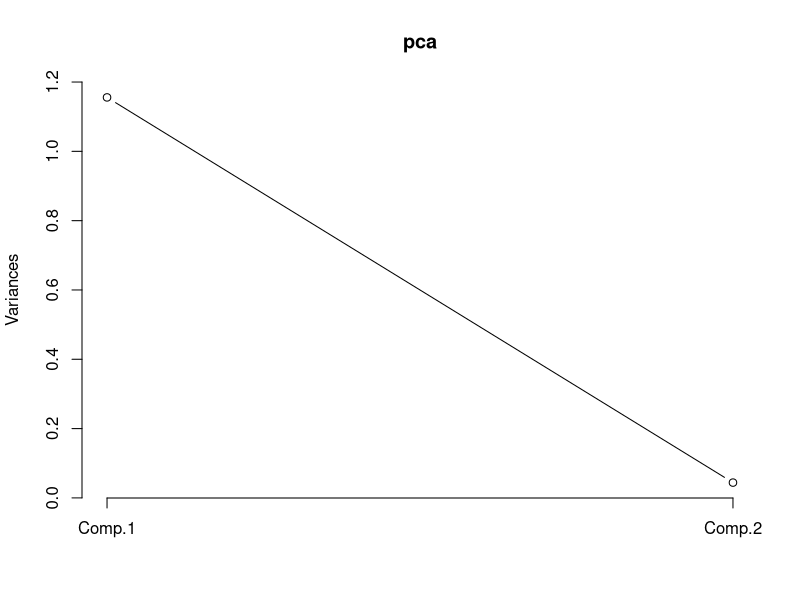

The R source for this figure:
#######################################################################################
#
#  This script demonstrates how principal components are generated
#
#######################################################################################

# Build initial dataset
x1 <- c(2.5, 0.5, 2.2, 1.9, 3.1, 2.3, 2, 1, 1.5, 1.1)
x2 <- c(2.4, 0.7, 2.9, 2.2, 3, 2.7, 1.6, 1.1, 1.6, 0.9)
df = data.frame(x1, x2)
df

# Create the variance/covariance matrix
covar <- cov(df)
covar

# Calculate eigenvalues and eigenvectors
e <- eigen(covar)
e

trace = sum(e$values)
for(i in 1:NROW(e$values))
{
  print(paste("Eigenvalue ", i, " accounts for ", round((e$values[i]/trace)*100, digits = 2), "% of the variation"))
}

# Retain the first principal component and calculate its values
x1bar <- mean(df$x1)
x2bar <- mean(df$x2)
df$x1minusx1bar <- df$x1-x1bar
df$x2minusx2bar <- df$x2-x2bar
df

# Multiply original dimensions minus their means by the eigenvector associated with the first principal component
df$pc1 <- df$x1minusx1bar*e$vectors[1, 1] + df$x2minusx2bar*e$vectors[2, 1]
df

#######################################################################################

# Perform the same operation, this time using existing R libraries

# Build initial dataset
df2 <- df[c("x1", "x2")]
df2

# Run PCA
pca <- princomp(df2, cor=FALSE)  # false uses cov matrix, true uses correlation matrix
summary(pca) # print variance accounted for 
pca$loadings # pca loadings 
pca$scores # the principal components
plot(pca,type="lines") # scree plot 

# Merge PCA scores into mydata
df2$pc1 <- pca$scores[, 1]
df2



